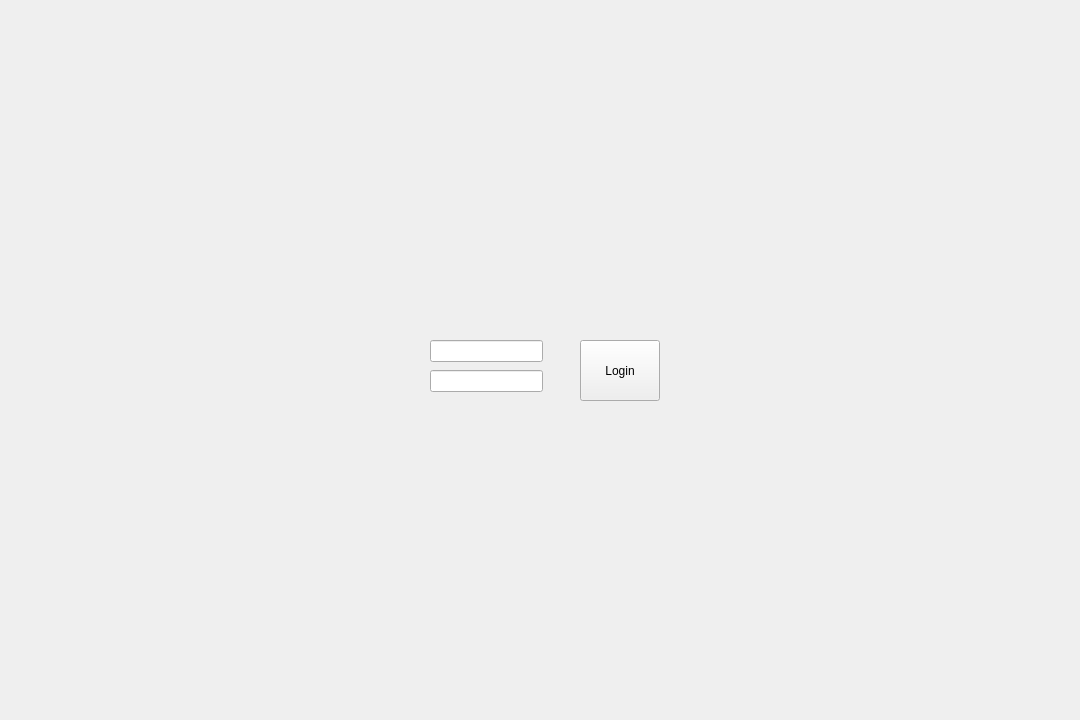
<?xml version="1.0" encoding="UTF-8"?>
<ui version="4.0">
 <class>LoginWidget</class>
 <widget class="QWidget" name="LoginWidget">
  <property name="geometry">
   <rect>
    <x>0</x>
    <y>0</y>
    <width>1080</width>
    <height>720</height>
   </rect>
  </property>
  <property name="windowTitle">
   <string>Form</string>
  </property>
  <widget class="QLineEdit" name="userEdit">
   <property name="geometry">
    <rect>
     <x>430</x>
     <y>340</y>
     <width>113</width>
     <height>22</height>
    </rect>
   </property>
  </widget>
  <widget class="QLineEdit" name="passEdit">
   <property name="geometry">
    <rect>
     <x>430</x>
     <y>370</y>
     <width>113</width>
     <height>22</height>
    </rect>
   </property>
  </widget>
  <widget class="QPushButton" name="loginBtn">
   <property name="geometry">
    <rect>
     <x>580</x>
     <y>340</y>
     <width>80</width>
     <height>61</height>
    </rect>
   </property>
   <property name="text">
    <string>Login</string>
   </property>
  </widget>
 </widget>
 <resources/>
 <connections/>
</ui>
